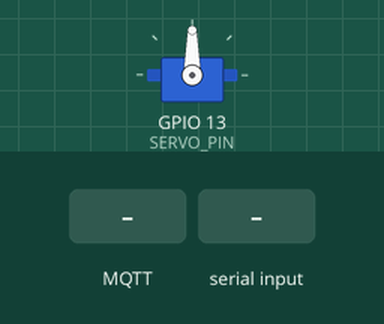
This sketch was run on a simulated ESP32. Shown: servo. The inputs (shaded band) are chosen by the test bench. WiFi joins after 1.5 s; servers stay silent unless stated; no MQTT or app messages arrive unless stated; what the sketch prints to the serial monitor is not drawn.

Above: at 2.7 s.
2.8 s: MQTT message "MOVED_LEFT" arrives on the first subscribed topic
At 5.78 s:
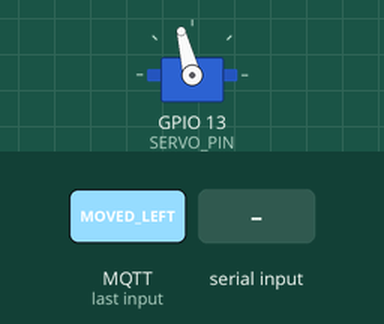
5.8 s: "SCAN\n" received over Serial
8.8 s: MQTT message "SCAN" arrives on the first subscribed topic
At 10.6 s:
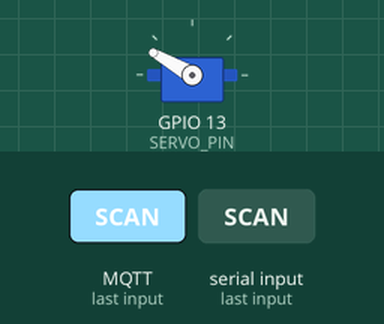
11.8 s: "MOVED_LEFT\n" received over Serial
At 13.5 s:
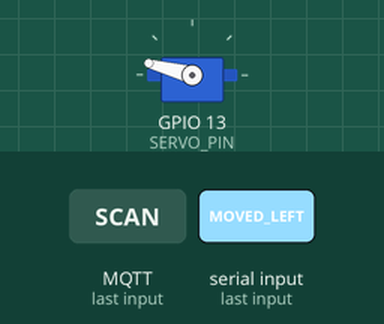
14.8 s: MQTT message "SCAN" arrives on the first subscribed topic
At 15.36 s:
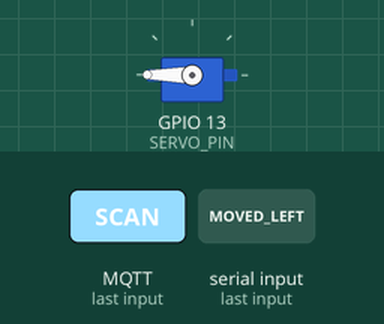
17.8 s: "MOVED_RIGHT\n" received over Serial
At 19.4 s:
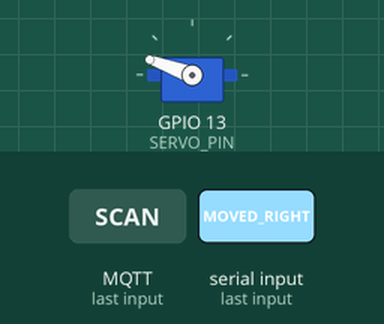
Timing chart, 0 to 20.9 s (numbered marks = the images above; inputs shaded):
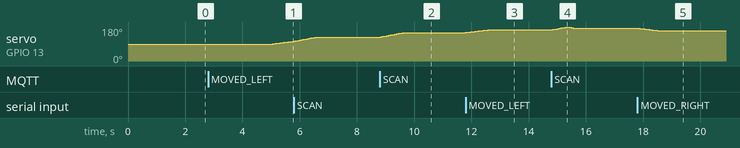

Measured:
- after the input at 2.8 s, servo on GPIO 13 (SERVO_PIN): moves from 90° to 104° over 0.72 s, starting after 2.3 s
- after the input at 8.8 s, servo on GPIO 13 (SERVO_PIN): moves from 126° to 150° over 0.77 s, starting at once
- after the input at 11.8 s, servo on GPIO 13 (SERVO_PIN): moves from 150° to 165° over 0.77 s, starting at once
- after the input at 14.8 s, servo on GPIO 13 (SERVO_PIN): rises from 165° to 180° in 0.49 s, then falls to 174° in 0.21 s
- after the input at 17.8 s, servo on GPIO 13 (SERVO_PIN): moves from 174° to 160° over 0.72 s, starting at once

The sketch:

face_tracker_servo.ino
```cpp
#include <WiFi.h>
#include <PubSubClient.h>
#include <ESP32Servo.h>

// Wi-Fi settings
const char* WIFI_SSID = "your-wifi";
const char* WIFI_PASSWORD = "your-password";

// MQTT settings
const char* MQTT_SERVER = "157.173.101.159";
const uint16_t MQTT_PORT = 1883;
const char* MQTT_TOPIC = "vision/faithlock/movement";
const char* MQTT_CLIENT_ID = "faithlock-face-servo-esp32";

// Servo configuration (GPIO 13 is a common safe pin on ESP32 dev boards)
const uint8_t SERVO_PIN = 13;
const int SERVO_MIN_ANGLE = 0;
const int SERVO_MAX_ANGLE = 180;
const int SERVO_CENTER_ANGLE = 90;
const int TRACK_STEP = 1;
const int SEARCH_STEP = 2;
const unsigned long TRACK_INTERVAL_MS = 55;
const unsigned long SEARCH_INTERVAL_MS = 70;
const unsigned long COMMAND_TIMEOUT_MS = 800;

const bool REVERSE_SERVO = true;

enum MovementCommand {
  CMD_IDLE,
  CMD_LEFT,
  CMD_RIGHT,
  CMD_CENTER,
  CMD_SEARCH
};

WiFiClient wifiClient;
PubSubClient mqttClient(wifiClient);
Servo panServo;

MovementCommand currentCommand = CMD_IDLE;
int servoAngle = SERVO_CENTER_ANGLE;
int sweepDirection = 1;
unsigned long lastMoveAt = 0;
unsigned long lastReconnectAttempt = 0;
unsigned long lastCommandAt = 0;

void setServoAngle(int angle) {
  angle = constrain(angle, SERVO_MIN_ANGLE, SERVO_MAX_ANGLE);
  servoAngle = angle;
  panServo.write(servoAngle);
}

void applyTrackingStep(int logicalDirection) {
  int direction = REVERSE_SERVO ? -logicalDirection : logicalDirection;
  setServoAngle(servoAngle + (direction * TRACK_STEP));
}

MovementCommand parseCommand(String message) {
  message.trim();
  message.toUpperCase();

  if (message.startsWith("CMD_")) {
    message = message.substring(4);
  }

  if (message == "MOVED_LEFT") return CMD_LEFT;
  if (message == "MOVED_RIGHT") return CMD_RIGHT;
  if (message == "CENTERED") return CMD_CENTER;
  if (message == "STOPPED") return CMD_IDLE;
  if (message == "SCAN") return CMD_SEARCH;
  if (message == "OUT_OF_FRAME") return CMD_IDLE;
  if (message == "LEFT") return CMD_LEFT;
  if (message == "RIGHT") return CMD_RIGHT;
  if (message == "CENTER") return CMD_CENTER;
  if (message == "SEARCH") return CMD_SEARCH;
  if (message == "IDLE" || message == "STOP") return CMD_IDLE;
  return CMD_IDLE;
}

void mqttCallback(char* topic, byte* payload, unsigned int length) {
  String message = "";
  for (unsigned int i = 0; i < length; i++) {
    message += (char)payload[i];
  }

  currentCommand = parseCommand(message);
  lastCommandAt = millis();

  Serial.print("[MQTT] Received: ");
  Serial.println(message);
}

void handleSerial() {
  if (Serial.available() > 0) {
    String input = Serial.readStringUntil('\n');
    MovementCommand newCmd = parseCommand(input);

    if (newCmd != CMD_IDLE || input.indexOf("IDLE") >= 0) {
      currentCommand = newCmd;
      lastCommandAt = millis();
      Serial.print("[SERIAL] Executing: ");
      Serial.println(input);
    }
  }
}

void connectWiFi() {
  if (WiFi.status() == WL_CONNECTED) return;

  Serial.print("[WiFi] Connecting");
  WiFi.mode(WIFI_STA);
  WiFi.begin(WIFI_SSID, WIFI_PASSWORD);

  unsigned long start = millis();
  while (WiFi.status() != WL_CONNECTED && millis() - start < 10000) {
    delay(500);
    Serial.print(".");
  }

  if (WiFi.status() == WL_CONNECTED) {
    Serial.println("\n[WiFi] Connected");
  } else {
    Serial.println("\n[WiFi] Failed");
  }
}

bool connectMqtt() {
  if (mqttClient.connected()) return true;

  if (millis() - lastReconnectAttempt < 5000) return false;
  lastReconnectAttempt = millis();

  Serial.print("[MQTT] Connecting...");
  if (!mqttClient.connect(MQTT_CLIENT_ID)) {
    Serial.print(" Failed, rc=");
    Serial.println(mqttClient.state());
    return false;
  }

  Serial.println(" Connected");
  mqttClient.subscribe(MQTT_TOPIC);
  return true;
}

void handleServo() {
  unsigned long now = millis();

  if ((now - lastCommandAt) > COMMAND_TIMEOUT_MS) {
    currentCommand = CMD_IDLE;
  }

  if (currentCommand == CMD_CENTER) {
    setServoAngle(SERVO_CENTER_ANGLE);
    currentCommand = CMD_IDLE;
    return;
  }

  if (currentCommand == CMD_SEARCH) {
    if (now - lastMoveAt < SEARCH_INTERVAL_MS) return;
    lastMoveAt = now;

    setServoAngle(servoAngle + (sweepDirection * SEARCH_STEP));
    if (servoAngle >= SERVO_MAX_ANGLE) sweepDirection = -1;
    if (servoAngle <= SERVO_MIN_ANGLE) sweepDirection = 1;
    return;
  }

  if (now - lastMoveAt < TRACK_INTERVAL_MS) return;
  lastMoveAt = now;

  if (currentCommand == CMD_LEFT) applyTrackingStep(-1);
  else if (currentCommand == CMD_RIGHT) applyTrackingStep(1);
}

void setup() {
  Serial.begin(115200);
  delay(10);
  Serial.println("\n[SYS] Team Alpha Face-Servo ESP32 Initializing...");

  panServo.attach(SERVO_PIN);
  setServoAngle(SERVO_CENTER_ANGLE);

  mqttClient.setServer(MQTT_SERVER, MQTT_PORT);
  mqttClient.setCallback(mqttCallback);

  connectWiFi();
  lastCommandAt = millis();
}

void loop() {
  if (WiFi.status() != WL_CONNECTED) connectWiFi();
  if (!mqttClient.connected()) connectMqtt();

  mqttClient.loop();
  handleSerial();
  handleServo();
}
```
